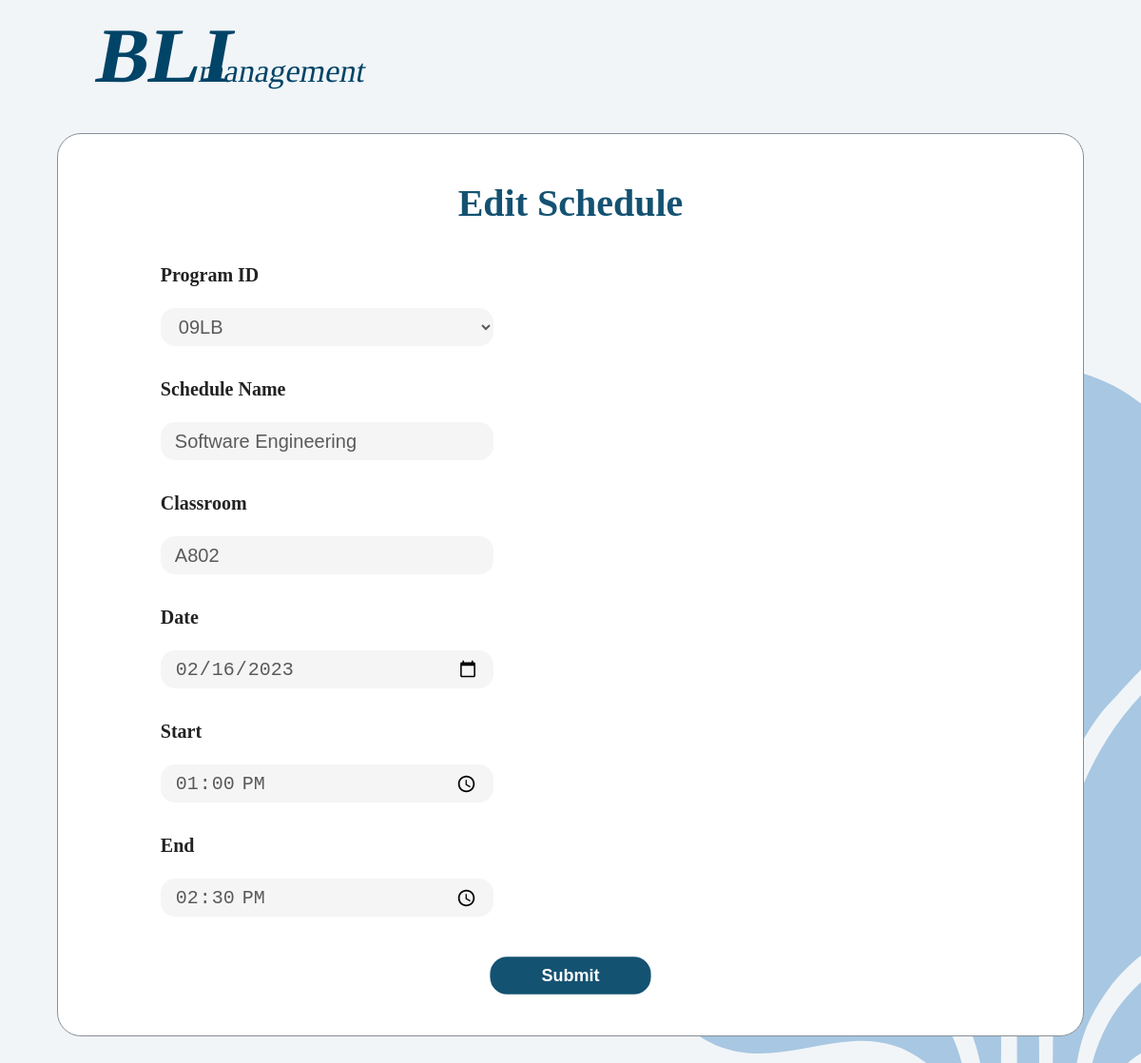
The page /Schedule/index_edit.php?ScheduleID=16 on the database its author committed.
### tables this page shows
CREATE TABLE `schedule` (
  `ScheduleID` int(11) NOT NULL,
  `ProgramID` varchar(10) NOT NULL,
  `ScheduleName` varchar(50) NOT NULL,
  `Kelas` varchar(10) NOT NULL,
  `Tanggal` date NOT NULL,
  `Mulai` time NOT NULL,
  `selesai` time NOT NULL
);

### UserAccount/dbconnection.php (called while the page is built, shortened)
<?php
    $servername = "localhost";
    $username = "root";
    $password = "";
    $database = "blimanagement";
    $conn = mysqli_connect($servername, $username, $password, $database);
    function query($query){
        global $conn;
        $res = mysqli_query($conn,$query);
        $rows = [];
        while($row = mysqli_fetch_assoc($res)){
            $rows[] = $row;
        }
        return $rows;
    }
?>

### Schedule/index_edit.php (the view, shortened to what this page needs)
<?php
require '../UserAccount/dbconnection.php';
$ScheduleID = $_GET["ScheduleID"];
$jadwal = query("SELECT * FROM schedule WHERE ScheduleID = $ScheduleID")[0];
?>
<!DOCTYPE html>
<html lang="en">
<head>
    <link rel="stylesheet" href="style_add.css">
</head>
<body>
    <header>
        <div class="image-logo"><img src="../Assets/Schedule/blimanagement.svg" alt=""></div>
    </header>
    <div class="add-schedule-form space60">
        <div class="title">Edit Schedule</div>
        <form action="" method="post" class="forms">
            <label for="fname">Program ID</label> <br>
            <select class="form-input" name="ProgramID" id="fprogram">
                        <?php
                            if($jadwal['ProgramID']  == "09LA"){
                                echo
                                '<option value="09LA" selected>09LA</option>
                                <option value="09LB">09LB</option>
                                <option value="09LC">09LC</option>';
                            }
                            elseif($jadwal['ProgramID']  == "09LB"){
                                echo
                                '<option value="09LA">09LA</option>
                                <option value="09LB" selected>09LB</option>
                                <option value="09LC">09LC</option>';
                            }
                            elseif($jadwal['ProgramID']  == "09LC"){
                                echo
                                '<option value="09LA">09LA</option>
                                <option value="09LB">09LB</option>
                                <option value="09LC" selected>09LC</option>';
                            }
                        ?>
            </select>
            <div class="space40"></div>
            <label for="fname">Schedule Name</label> <br>
            <input class="form-input" type="text" id="fname" name="ScheduleName" value="<?= $jadwal['ScheduleName']; ?>">
            <div class="space40"></div>
            <label for="Kelas">Classroom</label> <br>
            <input class="form-input" type="text" id="fname" name="Kelas" value="<?= $jadwal['Kelas']; ?>">
            <div class="space40"></div>
            <label for="Tanggal">Date</label> <br>
            <input class="form-input" type="date" id="fname" name="Tanggal" value="<?= $jadwal['Tanggal']; ?>">
            <div class="space40"></div>
            <label for="Mulai">Start</label> <br>
            <input class="form-input" type="time" id="fname" name="Mulai" value="<?= $jadwal['Mulai']; ?>">
            <div class="space40"></div>
            <label for="selesai">End</label> <br>
            <input class="form-input" type="time" id="fname" name="selesai" value="<?= $jadwal['selesai']; ?>">
                <button type="submit" class="submit-button" name="submit">Submit</button>
        </form>
    </div>
    <div class="logo-bca">
    </div>
</body>
</html>

### Schedule/style_add.css (style rules this page uses)
html { scroll-behavior: smooth; }
:root { --black :#222222; --superblack:#000000; --darkblue :#145272; --darkblue2 :#031120; --lightblue :#F1F5F8; --gray :#5A5A5A; --whitegray :#F5F5F5; --white :#FFFFFF; --main-font: 'Plus Jakarta Sans'; }
body { font-family: var(--main-font); background-color: var(--lightblue); overflow-x: hidden; min-height: 100%; }
* { margin: auto; padding: auto; box-sizing: border-box; list-style: none; text-decoration: none; }
.image-logo { width: 192px; height: 60px; margin-left: 80px; margin-top: 20px; }
.space60 { margin-top: 60px; }
.add-schedule-form { margin-bottom: 60px; width: 550px; height: 950px; background-color: var(--white); border-radius: 25px; border: 1px solid #878E97; }
.add-schedule-form .title { margin-top: 43px; font-weight: 800; font-size: 48px; line-height: 60px; text-align: center; color: var(--darkblue); }
.add-schedule-form .forms { margin-top: 30px; margin-left: 80px; margin-right: 60px; }
.space40 { height: 30px; }
.forms label { font-weight: 600; font-size: 24px; line-height: 30px; color: var(--black); }
.forms .form-input { margin-top: 20px; margin-left: 0; background-color: var(--whitegray); width: 350px; height: 40px; border-radius: 15px; padding-left: 15px; padding-right: 15px; border: none; text-decoration: none; color: var(--gray); font-weight: 200; font-size: 20px; line-height: 25px; }
.add-schedule-form .submit-button { margin-top: 40px; padding: 7px 60px; background-color: var(--darkblue); font-weight: 700; font-size: 20px; line-height: 30px; display: flex; color: var(--white); border: none; border-radius: 20px; transition: 0.3s; }
.logo-bca { position:fixed; right: 0px; bottom: 0px; z-index: -1; }
@media screen and (max-width: 1200px) and (min-width: 312px) { .add-schedule-form { width: 90%; } }
@media screen and (max-width: 1200px) and (min-width: 312px) { .add-schedule-form .title { font-size: 40px; } }
@media screen and (max-width: 1200px) and (min-width: 312px) { .add-schedule-form .forms { margin-left: 10%; margin-right: 10%; } }
@media screen and (max-width: 1200px) and (min-width: 312px) { .forms label { font-size: 20px; } }
@media screen and (max-width: 1200px) and (min-width: 312px) { .submit-button { transform: scale(0.9); } }

### rows shown on the page
schedule: ProgramID "09LB", ScheduleName "Software Engineering", Kelas "A802", Tanggal "02/16/2023", Mulai "13:00:00", selesai "14:30:00"
